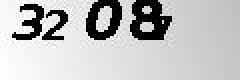
#> input picture trainset_captchas/102.png, 120 x 40 px (shown 2 times larger); its folder holds only this picture in this run
$ python extract_chars.py
#> lines starting #> are read from the running program, lines starting #| are printed output that depends on the picture; after the words box and inside, x2 and y2 are one past the last pixel; in counts of white or black regions, pixels touching at a corner belong together
from pathlib import Path
import os.path
import imutils
import glob
import cv2
import os


captcha_image_folder = "trainset_captchas"
output_folder = "trainset_chars"


# Get a list of all the captcha images we need to process
captcha_image_files = glob.glob(os.path.join(captcha_image_folder, "*"))

counts = {}
total_chars = 0


for (i, image_file) in enumerate(captcha_image_files):
    print(f"[INFO] processing image {i + 1}/{len(captcha_image_files)}")

    # Grab the base filename as the label
    # Depends whether you label the captcha images first
    captcha_correct_text = Path(image_file).stem

    # Load the image and convert it to grayscale
    try:
        image = cv2.imread(image_file)
#> image is the input picture: shape (40, 120, 3); min 0, max 255, mean 190.3
        gray = cv2.cvtColor(image, cv2.COLOR_BGR2GRAY)
    except:
        print("Image couldn't be loaded")

    # threshold the image (convert it to pure black and white)
    thresh = cv2.threshold(gray, 0, 255, cv2.THRESH_BINARY_INV | cv2.THRESH_OTSU)[1]
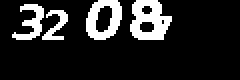
#> thresh: shape (40, 120) (shown 2 times larger); 14.8% white; 4 white regions

    # find the contours (continuous blobs of pixels) the image
    contours = cv2.findContours(thresh.copy(), cv2.RETR_EXTERNAL, cv2.CHAIN_APPROX_SIMPLE)
#> contours = 4 contours; box (x1, y1, x2, y2) and area: (65, 0, 86, 20) 290, (43, 0, 61, 20) 265, (6, 2, 22, 20) 94, (21, 5, 34, 20) 58

    # Hack for compatibility with different OpenCV versions
    contours = contours[1] if imutils.is_cv3() else contours[0]

    char_image_regions = []

    # Loop through each of the four contours and extract the char
    # inside of each one
    for contour in contours:
        # Get the rectangle that contains the contour
        (x, y, w, h) = cv2.boundingRect(contour)

        # Compare the width and height of the contour to detect chars that
        # are conjoined into one chunk
        if w / h > 1:
            # This contour is too wide to be a single char!
            # Split it in half into two char regions!
            half_width = int(w / 2)
            char_image_regions.append((x, y, half_width, h))
            char_image_regions.append((x + half_width, y, half_width, h))
        else:
            # This is a normal char by itself
            char_image_regions.append((x, y, w, h))
#> this loop made 4 passes
#> (x, y, w, h, half_width) on pass 3: (65, 0, 21, 20, 10)
#> (x, y, w, h) on passes 1, 2, 4: (21, 5, 13, 15), (6, 2, 16, 18), (43, 0, 18, 20)
#> after the loop, char_image_regions = [(21, 5, 13, 15), (6, 2, 16, 18), (65, 0, 10, 20), (75, 0, 10, 20), (43, 0, 18, 20)]


    # Sort the detected char images based on the x coordinate to make sure
    # we are processing them from left-to-right so we match the right image
    # with the right char
    char_image_regions = sorted(char_image_regions, key=lambda x: x[0])
#> char_image_regions = [(6, 2, 16, 18), (21, 5, 13, 15), (43, 0, 18, 20), (65, 0, 10, 20), (75, 0, 10, 20)]
    # Save out each char as a single image
    for char_bounding_box, char_text in zip(char_image_regions, captcha_correct_text):
        # Grab the coordinates of the char in the image
        x, y, w, h = char_bounding_box

        # Extract the char from the original image
        char_image = gray[y:y + h, x:x + w]

        # Get the folder to save the image in
        # save_path = os.path.join(output_folder, char_text)
        save_path = output_folder

        # if the output directory does not exist, create it
        if not os.path.exists(save_path):
            os.makedirs(save_path)

        # Counts how many of each char, only works for labeled captchas
        count = counts.get(char_text, 1)
        total_chars += 1

        # write the char image to a file
        p = os.path.join(save_path, "{}.png".format(str(total_chars).zfill(6)))
        cv2.imwrite(p, char_image)

        # increment the count for the current key
        # Only works for labeled captchas
        counts[char_text] = count + 1
#> this loop made 3 passes
#> (char_text, x, y, w, h) on passes 1 to 3: ('1', 6, 2, 16, 18), ('0', 21, 5, 13, 15), ('2', 43, 0, 18, 20)
#> after the loop, counts = {'1': 2, '0': 2, '2': 2}; total_chars = 3

print(f"Total chars: {total_chars}")
#| Total chars: 3

$ run again, on trainset_captchas/1063.png
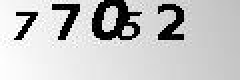
#> input picture trainset_captchas/1063.png, 120 x 40 px (shown 2 times larger)
#> image is the input picture: shape (40, 120, 3); min 0, max 255, mean 196.4
#> `thresh = cv2.threshold(gray, 0, 255, cv2.THRESH_BINARY_INV | cv2.THRES..`:
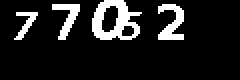
#> thresh: shape (40, 120) (shown 2 times larger); 12.1% white; 4 white regions
#> contours = 4 contours; box (x1, y1, x2, y2) and area: (46, 0, 71, 20) 339, (79, 2, 92, 20) 98, (26, 2, 40, 20) 78, (7, 6, 19, 20) 42
#> the loop `for contour in contours:` made 4 passes
#> (x, y, w, h, half_width) on pass 4: (46, 0, 25, 20, 12)
#> after the loop `for contour in contours:`: char_image_regions = [(7, 6, 12, 14), (79, 2, 13, 18), (26, 2, 14, 18), (46, 0, 12, 20), (58, 0, 12, 20)]
#> `char_image_regions = sorted(char_image_regions, key=lambda x: x[0])`: char_image_regions = [(7, 6, 12, 14), (26, 2, 14, 18), (46, 0, 12, 20), (58, 0, 12, 20), (79, 2, 13, 18)]
#> the loop `for char_bounding_box, char_text in zip(char_image_regions, captcha_co..` made 4 passes
#> (char_text, x, y, w, h) on passes 1 to 4: ('1', 7, 6, 12, 14), ('0', 26, 2, 14, 18), ('6', 46, 0, 12, 20), ('3', 58, 0, 12, 20)
#> after the loop `for char_bounding_box, char_text in zip(char_image_regions, captcha_co..`: counts = {'1': 2, '0': 2, '6': 2, '3': 2}; total_chars = 4
#| Total chars: 4

$ run again, on trainset_captchas/1144.png
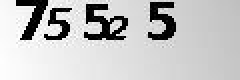
#> input picture trainset_captchas/1144.png, 120 x 40 px (shown 2 times larger)
#> image is the input picture: shape (40, 120, 3); min 0, max 255, mean 195.6
#> `thresh = cv2.threshold(gray, 0, 255, cv2.THRESH_BINARY_INV | cv2.THRES..`:
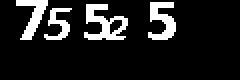
#> thresh: shape (40, 120) (shown 2 times larger); 12.4% white; 4 white regions
#> contours = 4 contours; box (x1, y1, x2, y2) and area: (42, 2, 64, 20) 172, (74, 1, 88, 20) 114, (8, 0, 24, 20) 106, (22, 4, 36, 20) 63
#> the loop `for contour in contours:` made 4 passes
#> (x, y, w, h, half_width) on pass 2: (42, 2, 22, 18, 11)
#> after the loop `for contour in contours:`: char_image_regions = [(22, 4, 14, 16), (42, 2, 11, 18), (53, 2, 11, 18), (74, 1, 14, 19), (8, 0, 16, 20)]
#> `char_image_regions = sorted(char_image_regions, key=lambda x: x[0])`: char_image_regions = [(8, 0, 16, 20), (22, 4, 14, 16), (42, 2, 11, 18), (53, 2, 11, 18), (74, 1, 14, 19)]
#> the loop `for char_bounding_box, char_text in zip(char_image_regions, captcha_co..` made 4 passes
#> (char_text, x, y, w, h, count) on passes 1 to 4: ('1', 8, 0, 16, 20, 1), ('1', 22, 4, 14, 16, 2), ('4', 42, 2, 11, 18, 1), ('4', 53, 2, 11, 18, 2)
#> after the loop `for char_bounding_box, char_text in zip(char_image_regions, captcha_co..`: counts = {'1': 3, '4': 3}; total_chars = 4
#| Total chars: 4

$ run again, on trainset_captchas/1157.png
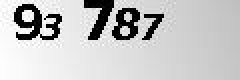
#> input picture trainset_captchas/1157.png, 120 x 40 px (shown 2 times larger)
#> image is the input picture: shape (40, 120, 3); min 0, max 255, mean 197
#> `thresh = cv2.threshold(gray, 0, 255, cv2.THRESH_BINARY_INV | cv2.THRES..`:
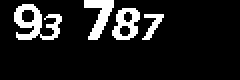
#> thresh: shape (40, 120) (shown 2 times larger); 11.6% white; 4 white regions
#> contours = 4 contours; box (x1, y1, x2, y2) and area: (7, 2, 31, 20) 190, (56, 4, 70, 20) 146, (42, 0, 57, 20) 114, (71, 7, 82, 20) 38
#> the loop `for contour in contours:` made 4 passes
#> (x, y, w, h, half_width) on pass 3: (7, 2, 24, 18, 12)
#> after the loop `for contour in contours:`: char_image_regions = [(71, 7, 11, 13), (56, 4, 14, 16), (7, 2, 12, 18), (19, 2, 12, 18), (42, 0, 15, 20)]
#> `char_image_regions = sorted(char_image_regions, key=lambda x: x[0])`: char_image_regions = [(7, 2, 12, 18), (19, 2, 12, 18), (42, 0, 15, 20), (56, 4, 14, 16), (71, 7, 11, 13)]
#> the loop `for char_bounding_box, char_text in zip(char_image_regions, captcha_co..` made 4 passes
#> (char_text, x, y, w, h, count) on passes 1 to 4: ('1', 7, 2, 12, 18, 1), ('1', 19, 2, 12, 18, 2), ('5', 42, 0, 15, 20, 1), ('7', 56, 4, 14, 16, 1)
#> after the loop `for char_bounding_box, char_text in zip(char_image_regions, captcha_co..`: counts = {'1': 3, '5': 2, '7': 2}; total_chars = 4
#| Total chars: 4

$ run again, on trainset_captchas/1027.png
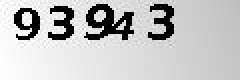
#> input picture trainset_captchas/1027.png, 120 x 40 px (shown 2 times larger)
#> image is the input picture: shape (40, 120, 3); min 0, max 255, mean 194.9
#> `thresh = cv2.threshold(gray, 0, 255, cv2.THRESH_BINARY_INV | cv2.THRES..`:
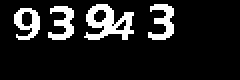
#> thresh: shape (40, 120) (shown 2 times larger); 12.6% white; 4 white regions
#> contours = 4 contours; box (x1, y1, x2, y2) and area: (42, 2, 67, 20) 232, (7, 4, 20, 20) 121, (74, 2, 87, 20) 90, (24, 3, 37, 20) 86
#> the loop `for contour in contours:` made 4 passes
#> (x, y, w, h, half_width) on pass 4: (42, 2, 25, 18, 12)
#> after the loop `for contour in contours:`: char_image_regions = [(7, 4, 13, 16), (24, 3, 13, 17), (74, 2, 13, 18), (42, 2, 12, 18), (54, 2, 12, 18)]
#> `char_image_regions = sorted(char_image_regions, key=lambda x: x[0])`: char_image_regions = [(7, 4, 13, 16), (24, 3, 13, 17), (42, 2, 12, 18), (54, 2, 12, 18), (74, 2, 13, 18)]
#> the loop `for char_bounding_box, char_text in zip(char_image_regions, captcha_co..` made 4 passes
#> (char_text, x, y, w, h) on passes 1 to 4: ('1', 7, 4, 13, 16), ('0', 24, 3, 13, 17), ('2', 42, 2, 12, 18), ('7', 54, 2, 12, 18)
#> after the loop `for char_bounding_box, char_text in zip(char_image_regions, captcha_co..`: counts = {'1': 2, '0': 2, '2': 2, '7': 2}; total_chars = 4
#| Total chars: 4
